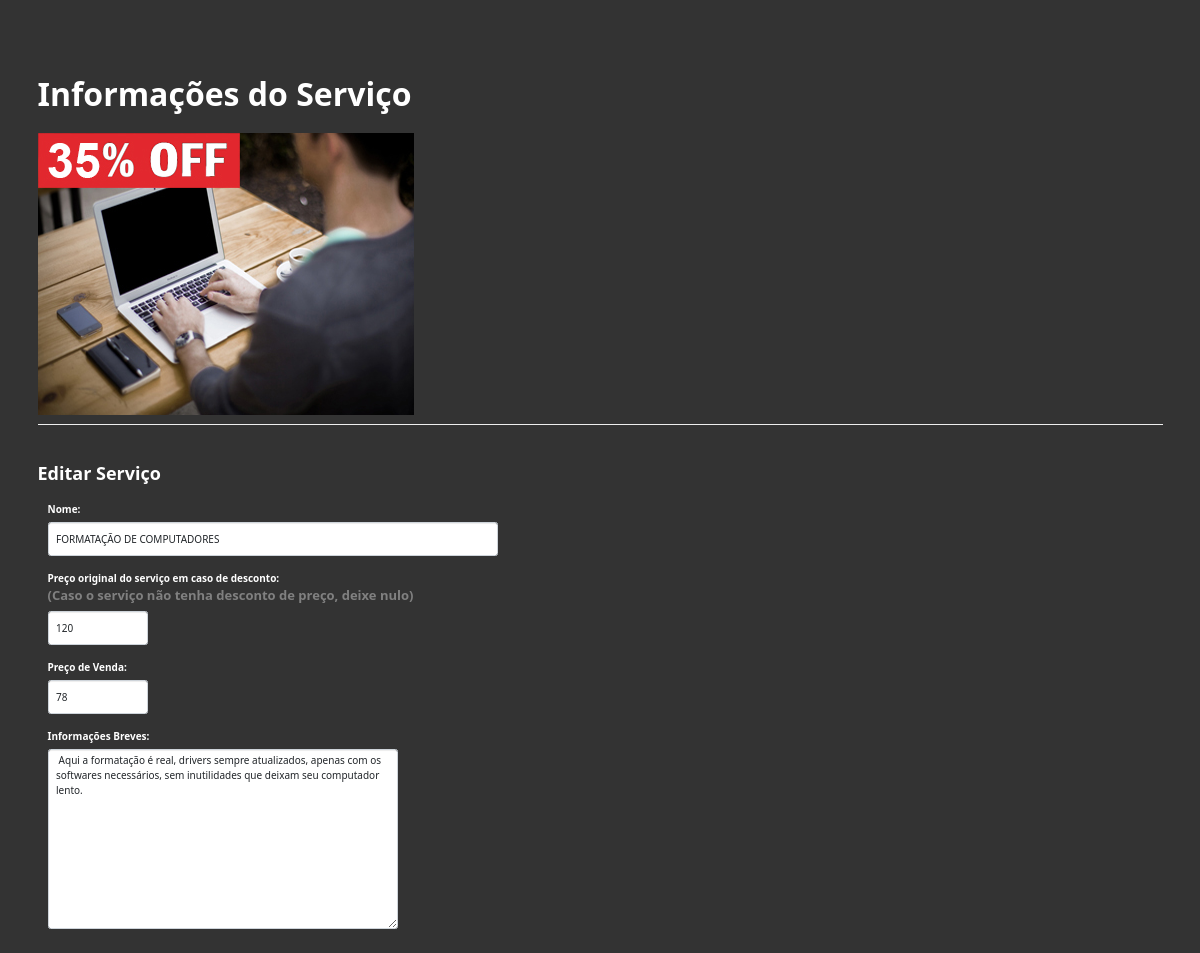
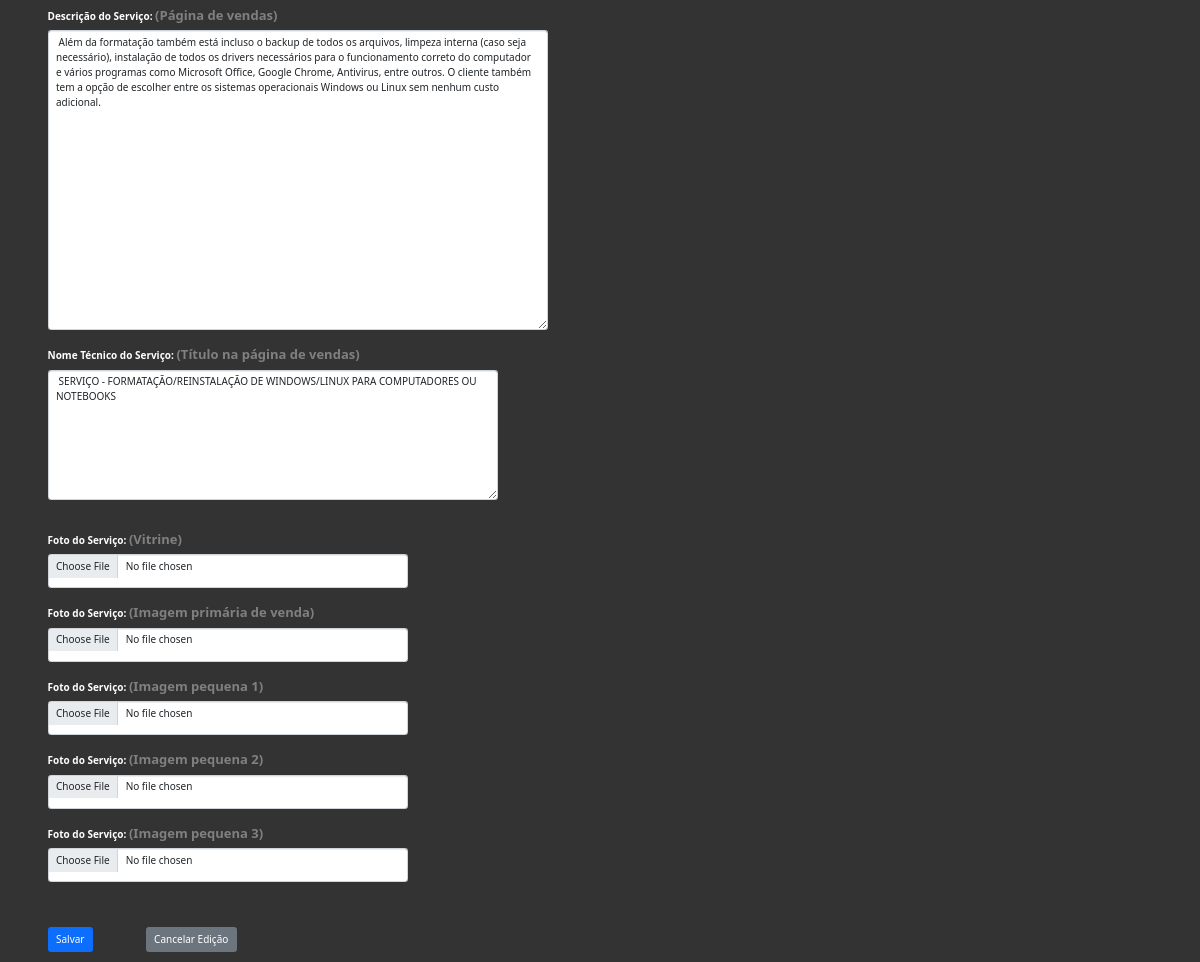
Screenshot of /editarservico.php?codigo=6 with the database file from the repository (2 pictures, top to bottom).
### tables this page shows
CREATE TABLE IF NOT EXISTS `servico` (
  `codigo` int(11) NOT NULL AUTO_INCREMENT,
  `nome` varchar(90) DEFAULT NULL,
  `precodesc` varchar(10) DEFAULT NULL,
  `precovenda` double DEFAULT NULL,
  `info` text,
  `imagem` varchar(250) DEFAULT NULL,
  `imgprincipal` varchar(250) DEFAULT NULL,
  `imgpqn1` varchar(250) DEFAULT NULL,
  `imgpqn2` varchar(250) DEFAULT NULL,
  `imgpqn` varchar(250) DEFAULT NULL,
  `descricao` text,
  `nometec` varchar(200) DEFAULT NULL,
  PRIMARY KEY (`codigo`)
);

### editarservico.php (the view, shortened to what this page needs)
<?php
include_once 'conexao2.php';
$codigo = filter_input(INPUT_GET, "codigo", FILTER_SANITIZE_NUMBER_INT);
$query_usuario = "SELECT * FROM servico WHERE codigo = $codigo LIMIT 1";
$result_usuario = $conn->prepare($query_usuario);
$result_usuario->execute();
if (($result_usuario) AND ($result_usuario->rowCount() != 0)) {
    $row_usuario = $result_usuario->fetch(PDO::FETCH_ASSOC);
} else {
    $_SESSION['msg'] = "<p style='color: #f00;'>Erro: Serviço não encontrado!</p>";
    header("Location: editarservico.php");
    exit();
}
?>
<!DOCTYPE html>
<html>
    <head>
        <link href="https://cdn.jsdelivr.net/npm/bootstrap@5.1.3/dist/css/bootstrap.min.css" rel="stylesheet">
    </head>
    <body>
<div class="container theme-showcase" role="main">
            <div class="page-header">
                <br>
                <br>
                <font color="white">
                <font size=6><b>Informações do Serviço </font></b>
                <br><br>
                <?php
echo '<img src="./imagens_servico/'.$row_usuario['codigo'].'/'.$row_usuario['imagem'].'" class="image12"/>';
?>
            </div>
            <br>
            <font size=4><b>Editar Serviço </font></b>
            <br>
            <br>
        <?php
        $dados = filter_input_array(INPUT_POST, FILTER_DEFAULT);
        ?>
        <head>
        <link href="css/bootstrap.min.css" rel="stylesheet">
        <link href="https://cdn.jsdelivr.net/npm/bootstrap@5.1.3/dist/css/bootstrap.min.css" rel="stylesheet">
        <form id="edit-usuario" method="POST" enctype="multipart/form-data" action="">
            <div class="mb-3">
      <label for="disabledTextInput" class="form-label">Nome:</label>
                       <input type="text" name="nome" id="nome" class="form-control" value="<?php
            if (isset($dados['nome'])) {
                echo $dados['nome'];
            } elseif (isset($row_usuario['nome'])) {
                echo $row_usuario['nome'];
            }
            ?>" ><br>
            <label for="disabledTextInput" class="form-label">Preço original do serviço em caso de desconto:<br>
                <font color="gray" size="2">(Caso o serviço não tenha desconto de preço, deixe nulo)</font>
            </label>
                       <input type="text" name="precodesc" id="precodesc" class="form-control" value="<?php
            if (isset($dados['precodesc'])) {
                echo $dados['precodesc'];
            } elseif (isset($row_usuario['precodesc'])) {
                echo $row_usuario['precodesc'];
            }
            ?>" ><br>
<label for="disabledTextInput" class="form-label">Preço de Venda:</label>
                       <input type="text" name="precovenda" id="precovenda" class="form-control" value="<?php
            if (isset($dados['precovenda'])) {
                echo $dados['precovenda'];
            } elseif (isset($row_usuario['precovenda'])) {
                echo $row_usuario['precovenda'];
            }
            ?>" ><br>
            <label for="disabledTextInput" class="form-label">Informações Breves:</label>
                       <textarea name="info" id="info" class="form-control"> <?php
            if (isset($dados['info'])) {
                echo $dados['info'];
            } elseif (isset($row_usuario['info'])) {
                echo $row_usuario['info'];
            }
            ?></textarea> <br><br>
            <label for="disabledTextInput" class="form-label">Descrição do Serviço: <font color="gray" size="2">(Página de vendas)</font></label>
            <textarea name="descricao" id="descricao" class="form-control"> <?php
            if (isset($dados['descricao'])) {
                echo $dados['descricao'];
            } elseif (isset($row_usuario['descricao'])) {
                echo $row_usuario['descricao'];
            }
            ?>
        </textarea><br>
<label for="disabledTextInput" class="form-label">Nome Técnico do Serviço: <font color="gray" size="2">(Título na página de vendas)</font></label>
        <textarea name="nometec" id="nometec" class="form-control"> <?php
            if (isset($dados['nometec'])) {
                echo $dados['nometec'];
            } elseif (isset($row_usuario['nometec'])) {
                echo $row_usuario['nometec'];
            }
            ?>
        </textarea><br><br>
  <label for="imagem" class="form-label">Foto do Serviço: <font color="gray" size="2"> (Vitrine)</font></label>
 <input type="file" name="imagem" id="imagem" class="form-control" value="<?php
            if (isset($nome_imagem)) {
                echo $nome_imagem;
            } elseif (isset($row_usuario['imagem'])) {
                echo $row_usuario['imagem'];
            }
            ?>"><br>
            <label for="imgprincipal" class="form-label">Foto do Serviço: <font color="gray" size="2"> (Imagem primária de venda)</font></label>
 <input type="file" name="imgprincipal" id="imagem" class="form-control" value="<?php
            if (isset($nome_imgprincipal)) {
                echo $nome_imgprincipal;
            } elseif (isset($row_usuario['imgprincipal'])) {
                echo $row_usuario['imgprincipal'];
            }
            ?>"><br>
              <label for="imagem" class="form-label">Foto do Serviço: <font color="gray" size="2"> (Imagem pequena 1)</font></label>
 <input type="file" name="imgpqn1" id="imagem" class="form-control" value="<?php
            if (isset($nome_imgpqn1)) {
                echo $nome_imgpqn1;
            } elseif (isset($row_usuario['imgpqn1'])) {
                echo $row_usuario['imgpqn1'];
            }
            ?>" ><br>
                          <label for="imagem" class="form-label">Foto do Serviço: <font color="gray" size="2"> (Imagem pequena 2)</font></label>
 <input type="file" name="imgpqn2" id="imagem" class="form-control" value="<?php
            if (isset($nome_imgpqn2)) {
                echo $nome_imgpqn2;
            } elseif (isset($row_usuario['imgpqn2'])) {
                echo $row_usuario['imgpqn2'];
            }
            ?>" ><br>
                          <label for="imagem" class="form-label">Foto do Serviço: <font color="gray" size="2"> (Imagem pequena 3)</font></label>
 <input type="file" name="imgpqn" id="imagem" class="form-control" value="<?php
            if (isset($nome_imgpqn)) {
                echo $nome_imgpqn;
            } elseif (isset($row_usuario['imgpqn'])) {
                echo $row_usuario['imgpqn'];
            }
            ?>" ><br><br>
<br>
            <input type="submit" class="btn btn-primary" value="Salvar" name="EditUsuario">
<a href="admin.php">
         <input type="submit" name="voltar" class="btn btn-secondary" value="Cancelar Edição">
        </a>
        </form>
    </body>
</html>

### editarservico.php (style rules this page uses)
body { background-color: #333 !important; }
div.mb-3 { margin-left: 10px; }
#info { height: 180px; width: 350px; }
#nome { width: 450px; }
#precodesc { width: 100px; }
#precovenda { width: 100px; }
.btn-secondary { margin-left: 50px; }
#imagem { width:360px; }
#nometec { height: 130px; width: 450px; }
#descricao { height: 300px; width: 500px; }

### rows the page displays
servico: imagem (picture), nome "FORMATAÇÃO DE COMPUTADORES", precodesc "120", precovenda "78", info "Aqui a formatação é real, drivers sempre atualizados, apenas com os softwares necessários, sem inutilidades que deixam seu computador lento.", descricao "Além da formatação também está incluso o backup de todos os arquivos, limpeza interna (caso seja necessário), instalação de todos os drivers necessários para o funcionamento correto do computador e vários programas como Microsoft Office, Google Chrome, Antivirus, entre outros. O cliente também tem a opção de escolher entre os sistemas operacionais Windows ou Linux sem nenhum custo adicional.", nometec "SERVIÇO - FORMATAÇÃO/REINSTALAÇÃO DE WINDOWS/LINUX PARA COMPUTADORES OU NOTEBOOKS"
